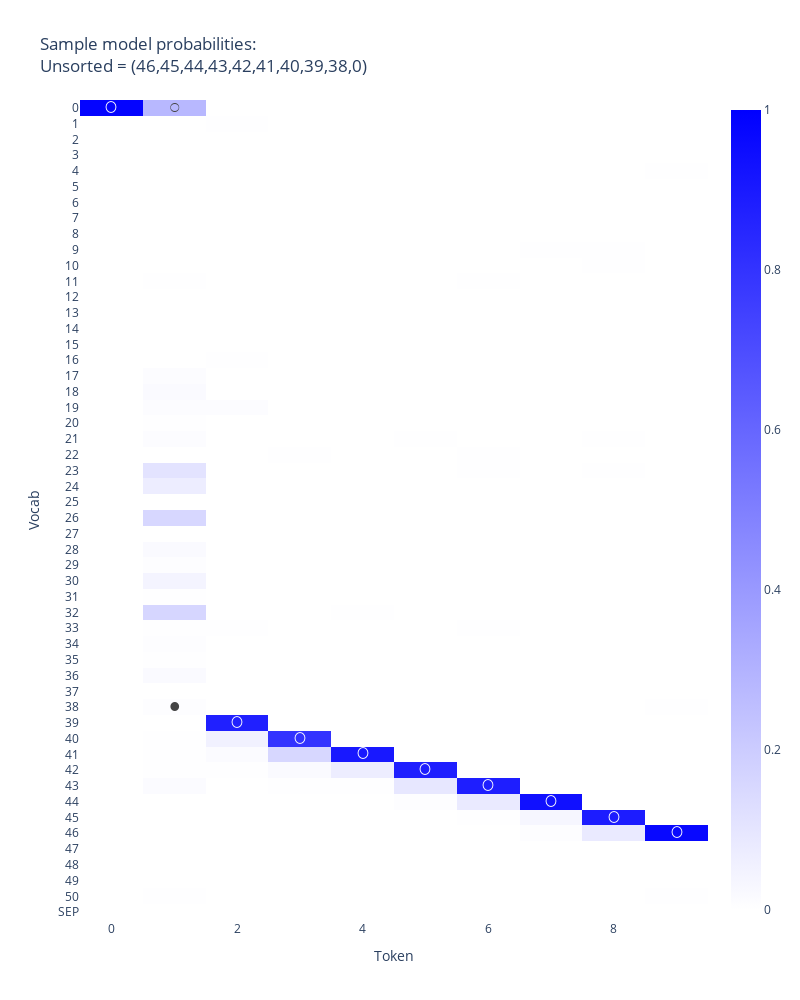
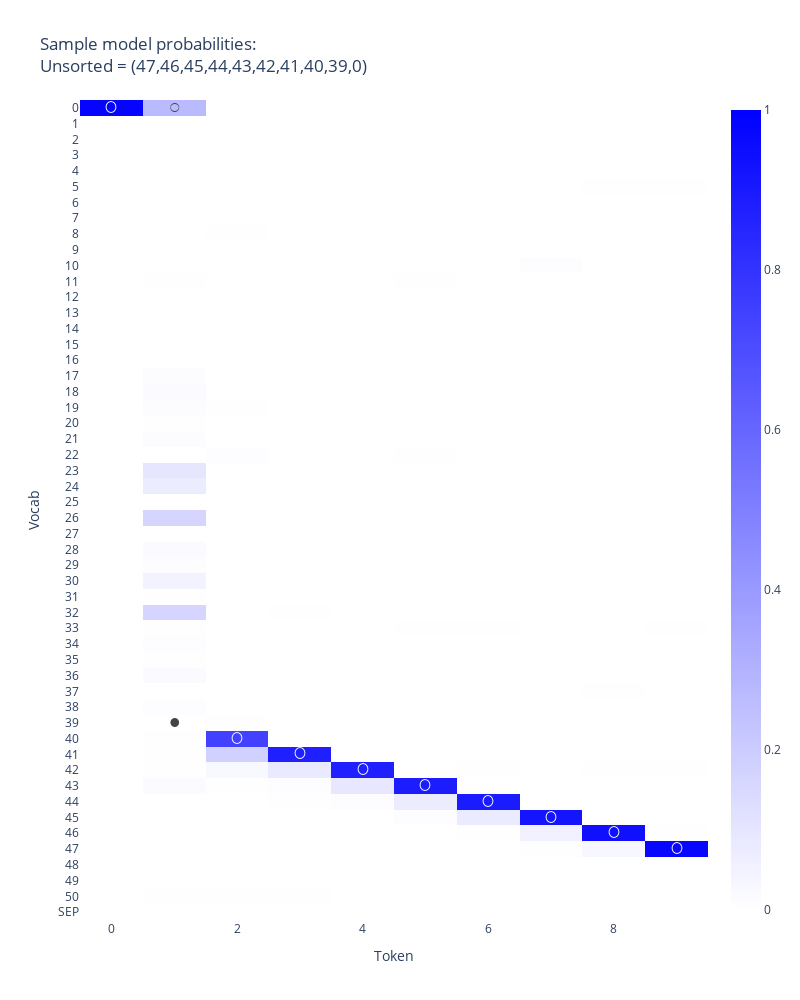
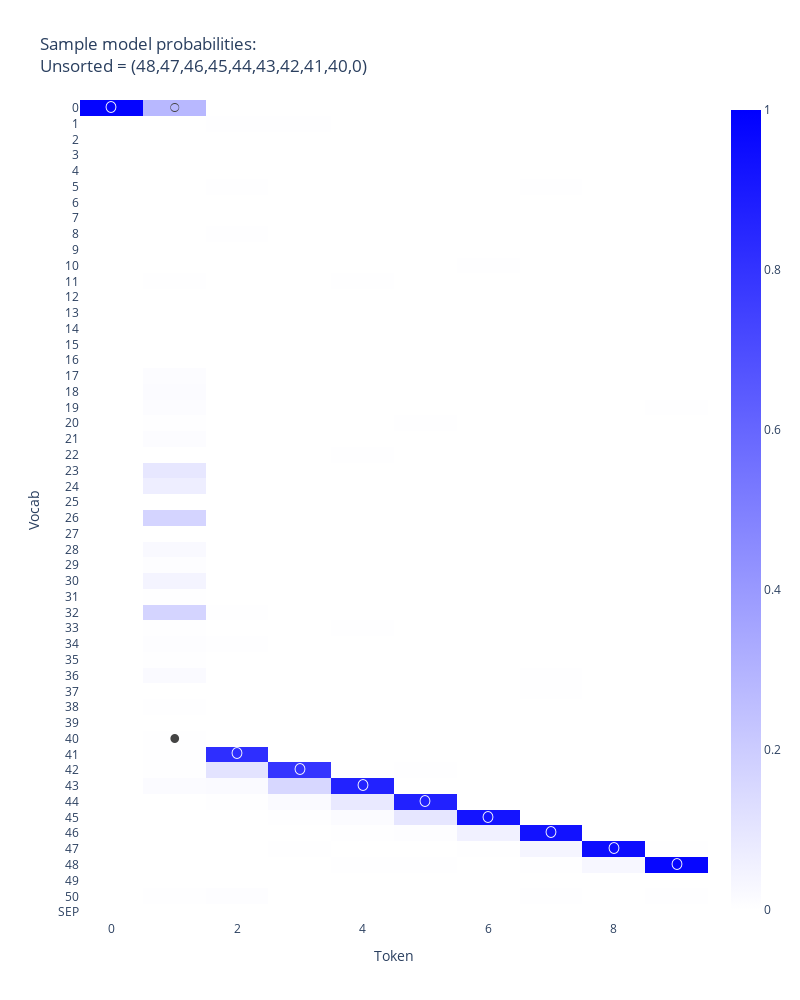
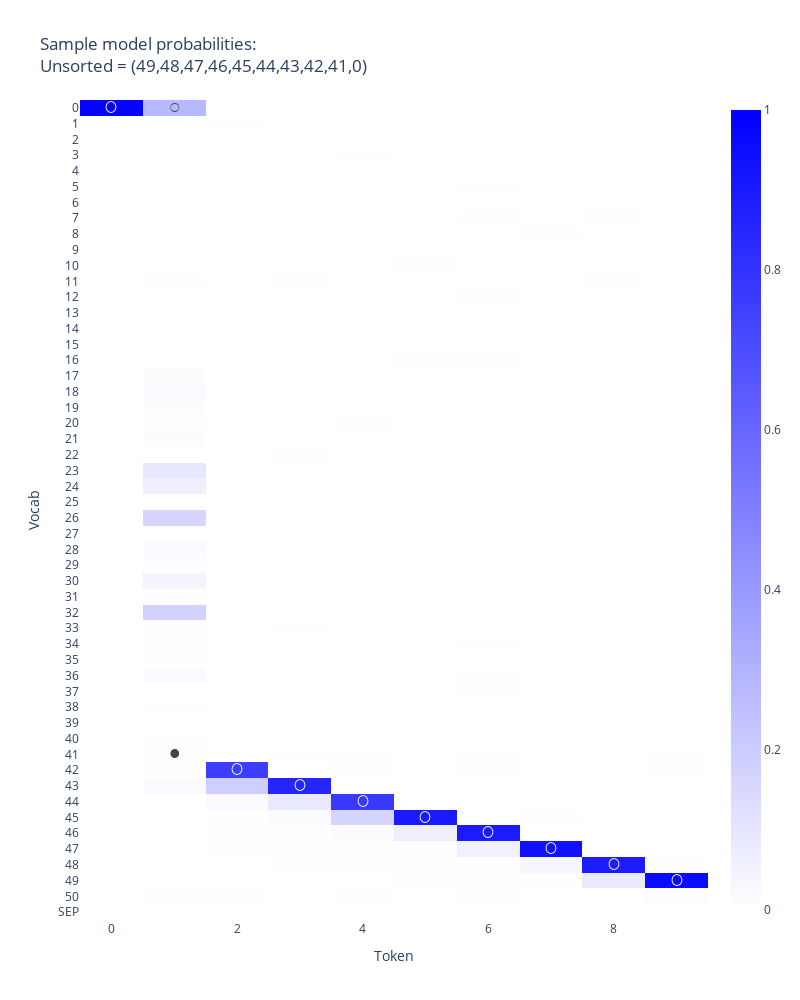

Notebook cell for these charts, in order:
### Code cell
def show(ds,probs):


    list_len = int( (ds.size(-1)-1 ) / 2 ) 
    seq_len  = ds.size(-1)

    # print("list_len",list_len)
    # print("seq_len",seq_len)

    #  tokens shape torch.Size([1, 103])
    # probs shape torch.Size([1, 103, 52])
    # list_len 51
    # seq_len 103
    # len x 51
    # probs.T shape torch.Size([52, 103])


    strs = [ str(i.item()) for i in ds[:list_len] ] 
    x    = [ ds[j] for j in range( list_len+1, seq_len) ]

    indices = t.argmax(probs.T,dim=0)
    # print(probs.T.shape)
    # print(indices)

    chf = lambda s,t,i : "〇" if (s==t and t==i) else "●" if (s==t) else "○" if (s==i) else " "


    text = [[ chf( str(str_tok),str(target.item()),str(indices[t].item())) for t,target in enumerate(ds[list_len+1:seq_len])]
            for str_tok in dataset.vocab]

    # print("len x",len(x))
    # print("probs.T shape",probs.T.shape)

    imshow(
        probs.T,
        y=dataset.vocab,
        # x=x,
        labels={"x": "Token", "y": "Vocab"},
        xaxis_tickangle=0,
        title=f"Sample model probabilities:<br>Unsorted = ({','.join( strs ) })",
        text=text,
        range_color=[0, 1],
        color_continuous_scale=["white",  "blue"],
        width=800,
        height=1000,
    )

# show(ds[0],probs[0])
# show(ds[1],probs[1])
# show(ds[2],probs[2])
for i in range(ds.size(0)):
    show(ds[i],probs[i])

### Figure 1 — Plotly figure (JSON) as saved in the notebook; plotly's stock layout.template omitted (floating-point values rounded to 4 significant figures; data arrays with more than 128 entries replaced by an {"elided": "..."} marker saying what was removed)
{"data": [{"coloraxis": "coloraxis", "hovertemplate": "Token: %{x}<br>Vocab: %{y}<br>color: %{z}<extra></extra>", "name": "0", "text": {"elided": "52x10 str values"}, "textfont": {"size": 12}, "texttemplate": "%{text}", "type": "heatmap", "xaxis": "x", "y": ["0", "1", "2", "3", "4", "5", "6", "7", "8", "9", "10", "11", "12", "13", "14", "15", "16", "17", "18", "19", "20", "21", "22", "23", "24", "25", "26", "27", "28", "29", "30", "31", "32", "33", "34", "35", "36", "37", "38", "39", "40", "41", "42", "43", "44", "45", "46", "47", "48", "49", "50", "SEP"], "yaxis": "y", "z": {"elided": "52x10 float values"}}], "layout": {"coloraxis": {"cmax": 1, "cmid": 0, "cmin": 0, "colorscale": [[0, "white"], [1, "blue"]]}, "height": 1000, "title": {"text": "Sample model probabilities:<br>Unsorted = (46,45,44,43,42,41,40,39,38,0)"}, "width": 800, "xaxis": {"anchor": "y", "constrain": "domain", "domain": [0, 1], "scaleanchor": "y", "tickangle": 0, "title": {"text": "Token"}}, "yaxis": {"anchor": "x", "autorange": "reversed", "constrain": "domain", "domain": [0, 1], "title": {"text": "Vocab"}}}}

### Figure 2 — Plotly figure (JSON) as saved in the notebook; plotly's stock layout.template omitted (floating-point values rounded to 4 significant figures; data arrays with more than 128 entries replaced by an {"elided": "..."} marker saying what was removed)
{"data": [{"coloraxis": "coloraxis", "hovertemplate": "Token: %{x}<br>Vocab: %{y}<br>color: %{z}<extra></extra>", "name": "0", "text": {"elided": "52x10 str values"}, "textfont": {"size": 12}, "texttemplate": "%{text}", "type": "heatmap", "xaxis": "x", "y": ["0", "1", "2", "3", "4", "5", "6", "7", "8", "9", "10", "11", "12", "13", "14", "15", "16", "17", "18", "19", "20", "21", "22", "23", "24", "25", "26", "27", "28", "29", "30", "31", "32", "33", "34", "35", "36", "37", "38", "39", "40", "41", "42", "43", "44", "45", "46", "47", "48", "49", "50", "SEP"], "yaxis": "y", "z": {"elided": "52x10 float values"}}], "layout": {"coloraxis": {"cmax": 1, "cmid": 0, "cmin": 0, "colorscale": [[0, "white"], [1, "blue"]]}, "height": 1000, "title": {"text": "Sample model probabilities:<br>Unsorted = (47,46,45,44,43,42,41,40,39,0)"}, "width": 800, "xaxis": {"anchor": "y", "constrain": "domain", "domain": [0, 1], "scaleanchor": "y", "tickangle": 0, "title": {"text": "Token"}}, "yaxis": {"anchor": "x", "autorange": "reversed", "constrain": "domain", "domain": [0, 1], "title": {"text": "Vocab"}}}}

### Figure 3 — Plotly figure (JSON) as saved in the notebook; plotly's stock layout.template omitted (floating-point values rounded to 4 significant figures; data arrays with more than 128 entries replaced by an {"elided": "..."} marker saying what was removed)
{"data": [{"coloraxis": "coloraxis", "hovertemplate": "Token: %{x}<br>Vocab: %{y}<br>color: %{z}<extra></extra>", "name": "0", "text": {"elided": "52x10 str values"}, "textfont": {"size": 12}, "texttemplate": "%{text}", "type": "heatmap", "xaxis": "x", "y": ["0", "1", "2", "3", "4", "5", "6", "7", "8", "9", "10", "11", "12", "13", "14", "15", "16", "17", "18", "19", "20", "21", "22", "23", "24", "25", "26", "27", "28", "29", "30", "31", "32", "33", "34", "35", "36", "37", "38", "39", "40", "41", "42", "43", "44", "45", "46", "47", "48", "49", "50", "SEP"], "yaxis": "y", "z": {"elided": "52x10 float values"}}], "layout": {"coloraxis": {"cmax": 1, "cmid": 0, "cmin": 0, "colorscale": [[0, "white"], [1, "blue"]]}, "height": 1000, "title": {"text": "Sample model probabilities:<br>Unsorted = (48,47,46,45,44,43,42,41,40,0)"}, "width": 800, "xaxis": {"anchor": "y", "constrain": "domain", "domain": [0, 1], "scaleanchor": "y", "tickangle": 0, "title": {"text": "Token"}}, "yaxis": {"anchor": "x", "autorange": "reversed", "constrain": "domain", "domain": [0, 1], "title": {"text": "Vocab"}}}}

### Figure 4 — Plotly figure (JSON) as saved in the notebook; plotly's stock layout.template omitted (floating-point values rounded to 4 significant figures; data arrays with more than 128 entries replaced by an {"elided": "..."} marker saying what was removed)
{"data": [{"coloraxis": "coloraxis", "hovertemplate": "Token: %{x}<br>Vocab: %{y}<br>color: %{z}<extra></extra>", "name": "0", "text": {"elided": "52x10 str values"}, "textfont": {"size": 12}, "texttemplate": "%{text}", "type": "heatmap", "xaxis": "x", "y": ["0", "1", "2", "3", "4", "5", "6", "7", "8", "9", "10", "11", "12", "13", "14", "15", "16", "17", "18", "19", "20", "21", "22", "23", "24", "25", "26", "27", "28", "29", "30", "31", "32", "33", "34", "35", "36", "37", "38", "39", "40", "41", "42", "43", "44", "45", "46", "47", "48", "49", "50", "SEP"], "yaxis": "y", "z": {"elided": "52x10 float values"}}], "layout": {"coloraxis": {"cmax": 1, "cmid": 0, "cmin": 0, "colorscale": [[0, "white"], [1, "blue"]]}, "height": 1000, "title": {"text": "Sample model probabilities:<br>Unsorted = (49,48,47,46,45,44,43,42,41,0)"}, "width": 800, "xaxis": {"anchor": "y", "constrain": "domain", "domain": [0, 1], "scaleanchor": "y", "tickangle": 0, "title": {"text": "Token"}}, "yaxis": {"anchor": "x", "autorange": "reversed", "constrain": "domain", "domain": [0, 1], "title": {"text": "Vocab"}}}}
